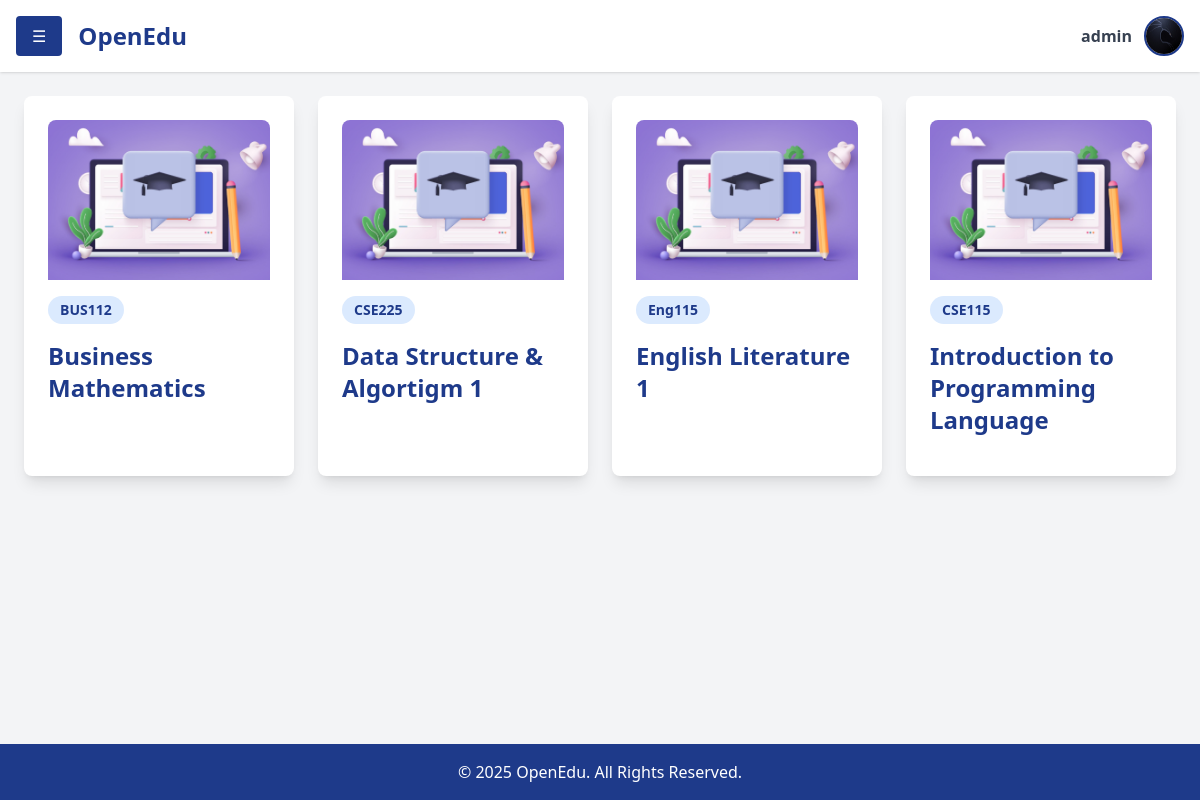
/courses (signed in), run on an earlier commit of the app's database.
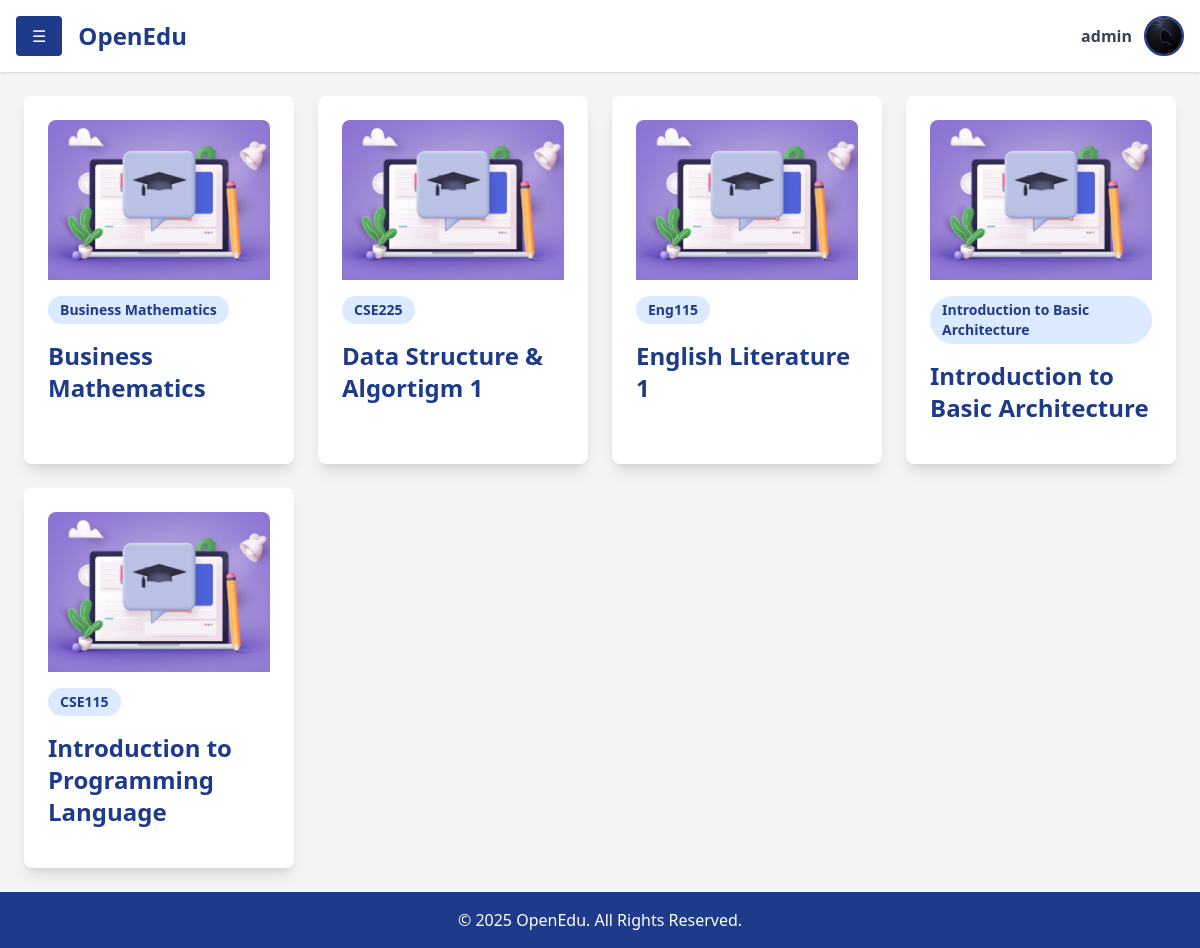
And on a later commit of the database.
### accounts/models.py (models this page shows, shortened)
class User(AbstractUser):
    contact = models.CharField(max_length=15, blank=True, null=True)
    profilepicture = models.ImageField(upload_to='images/profilepictures', blank=True, null=True,default='images/profilepictures/rafid1.jpg')
    role=models.TextField(default='user')
    course=models.IntegerField(default=-1)
    department=models.IntegerField(default=-1)
    groups = models.ManyToManyField(
        'auth.Group',
        related_name='custom_user_set',
        blank=True
    )
    user_permissions = models.ManyToManyField(
        'auth.Permission',
        related_name='custom_user_permissions_set',
        blank=True
    )

### lms/models.py (models this page shows, shortened)
class Course(models.Model):
    id = models.AutoField(primary_key=True)  # Automatically generates a primary key
    course_code = models.CharField(max_length=6, unique=True)  # Unique course code
    course_name = models.CharField(max_length=50)  # Course name
    course_description = models.TextField(
        default="This course provides a comprehensive overview of essential topics, methodologies, and concepts. Further details will be provided."
    )  # Description of the course
    department = models.ForeignKey('Department', related_name='courses', on_delete=models.CASCADE)  # Foreign key to Department
    image = models.ImageField(upload_to='images/course/', null=True, default='images/course/default.jpg')  # Course image

### home/views.py (the view)
# urls.py: path('courses', courses, name='courses'),
@login_required
def courses(request):
    courses = Course.objects.all().order_by('course_name')
    context={'name':request.user.username,'courses':courses}
    return render(request,"courses.html",context)

### home/templates/courses.html (shortened to what this page needs)
{% extends 'dashboard.html' %} {%block content %}
<div class="p-6 flex-grow">
  <div
    class="grid grid-cols-1 sm:grid-cols-2 md:grid-cols-3 lg:grid-cols-4 gap-6"
  >
    {% for course in courses %}
    <a
      href="{% url 'course_facs' dept_id=course.department.id course_id=course.id %}"
      class="card bg-white p-6 rounded-lg shadow-lg cursor-pointer hover:shadow-xl transition duration-300 transform hover:scale-105"
    >
      <img
        src="{{course.image.url}}"
        alt="Course Image"
        class="w-full h-40 object-cover rounded-t-lg mb-4"
      />
      <div class="flex items-center mb-4">
        <span
          class="text-sm font-semibold text-blue-900 bg-blue-100 px-3 py-1 rounded-full"
          >{{course.course_code}}</span
        >
      </div>
      <h3 class="text-2xl font-semibold text-blue-900 mb-2">
        {{course.course_name}}
      </h3>
    </a>
    {% endfor %}
  </div>
</div>
{%endblock%}

### home/templates/dashboard.html (shortened to what this page needs)
{% load static %}
<!DOCTYPE html>
<html lang="en">
  <head>
    <link rel="stylesheet" href="{% static 'css/dashboard.css' %}" />
    <script src="https://cdn.tailwindcss.com"></script>
  </head>
  <body class="bg-gray-100 flex">
    <div id="content" class="flex-1 flex flex-col min-h-screen ml-0">
      {% include 'inc/header.html' %} {% block content %}{% endblock %}
      {% include 'inc/footer.html' %}
  </body>
</html>

### home/templates/inc/header.html (shortened to what this page needs)
<header class="bg-white shadow p-4 flex justify-between items-center relative">
  <div class="flex items-center space-x-4">
    <button
      onclick="toggleSidebar()"
      class="bg-blue-900 text-white px-4 py-2 rounded"
    >
      ☰
    </button>
    <h1 class="text-2xl font-bold text-blue-900">OpenEdu</h1>
  </div>
  <div class="flex items-center space-x-3 relative">
    <span class="text-gray-700 font-semibold">
      {{ request.user.username }}
    </span>
    <a
      href="javascript:void(0);"
      onclick="toggleDropdownProfile()"
      class="w-10 h-10"
    >
      <img
        src="{{ request.user.profilepicture.url }}"
        alt="Profile"
        class="w-10 h-10 rounded-full border-2 border-blue-900"
      />
    </a>
  </div>
</header>

### home/templates/inc/footer.html
<footer class="bg-blue-900 text-white text-center p-4 mt-auto">
    <p>&copy; 2025 OpenEdu. All Rights Reserved.</p>
  </footer>
</div>

### home/static/css/dashboard.css (style rules this page uses)
#content { transition: margin-left 0.5s ease-in-out; }
.card { transition: transform 0.3s ease-in-out; }
footer { background-color: #1e40af; color: white; text-align: center; padding: 20px 0; position: relative; bottom: 0; width: 100%; }

What changed in the data, as far as the page shows it:
changed Course "Business Mathematics": course_code "BUS112" → "Business Mathematics"
added Course: image (placeholder picture), course_code "Introduction to Basic Architecture", course_name "Introduction to Basic Architecture"
